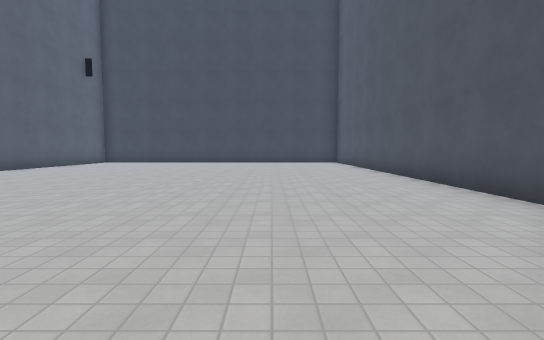
[1] (above)

20 first-person views from a walk through a 3-D level made in the Godot game engine. The camera is 1.4 m above the floor, tilts 4° down and sees 85° across. The floor is counted in squares, 2 m on a side. Each view is taken from the middle of a square. On the plan, view 1 faces up. The plan holds only what a view shows up to about 10 squares ahead; the rest is blank. The place goes on beyond the plan. Flat picture figures and markers are left out. Some surface patterns are stand-ins.

[2]
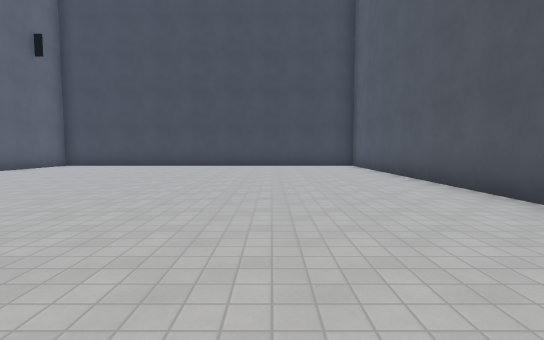

[3]
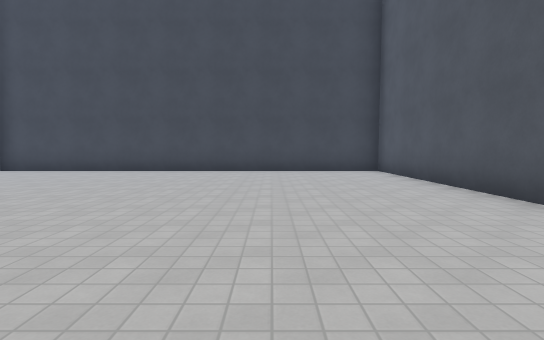

[4]
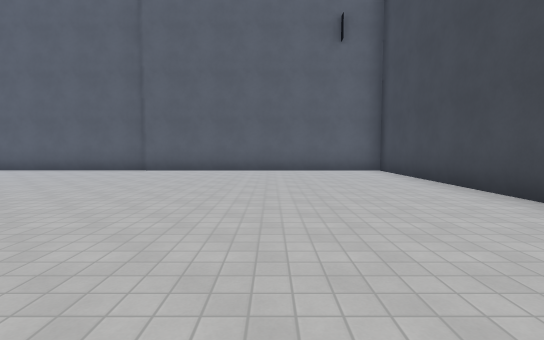

[5]
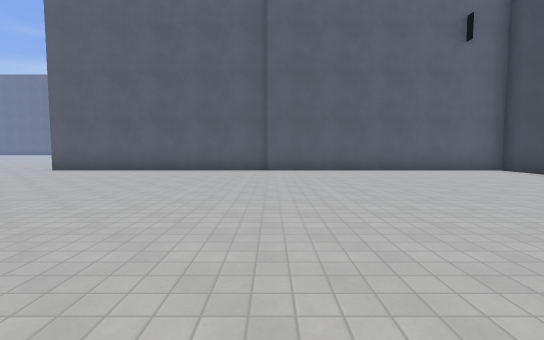

[6]
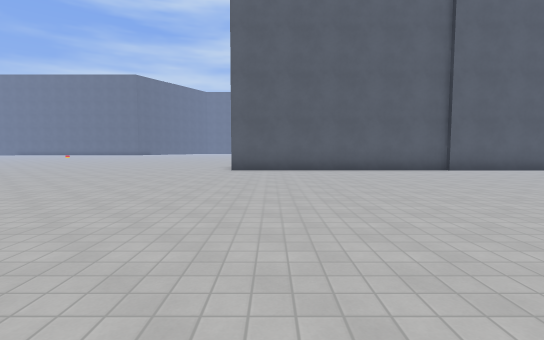

[7]
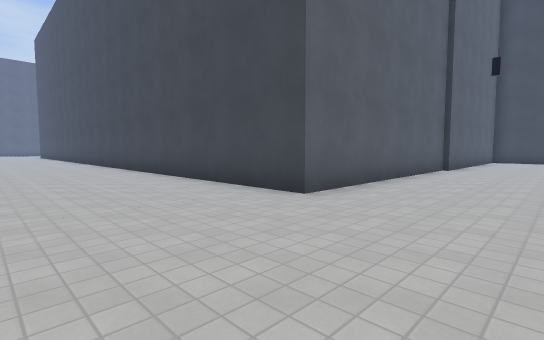

[8]
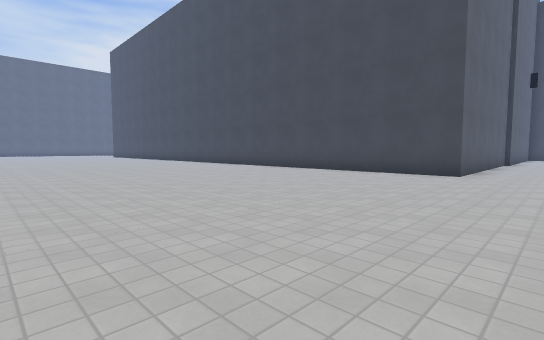

[9]
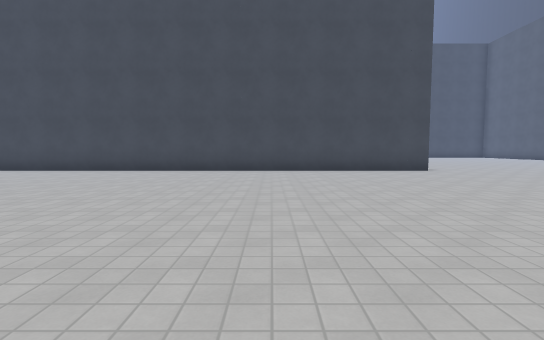

[10]
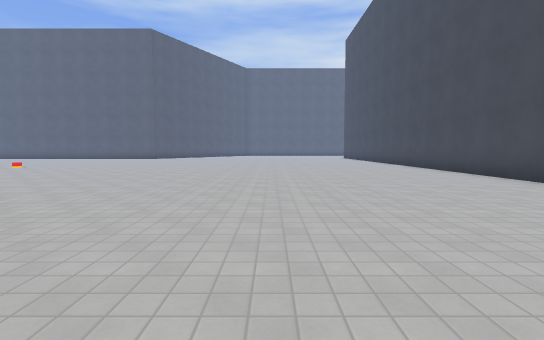

[11]
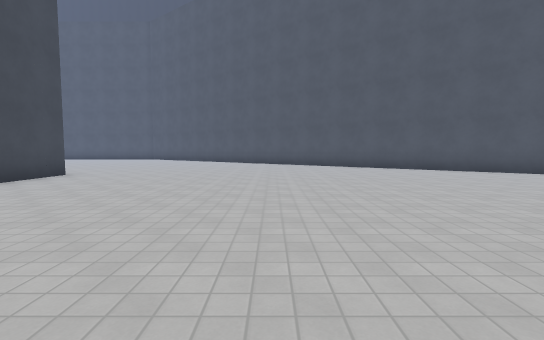

[12]
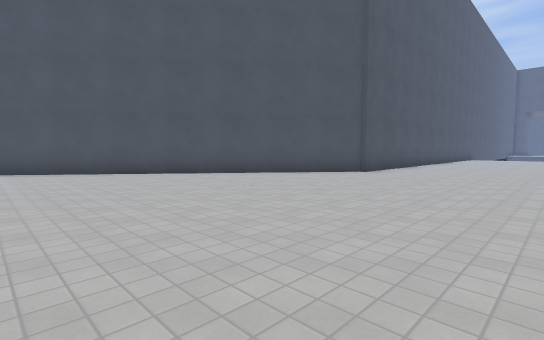

[13]
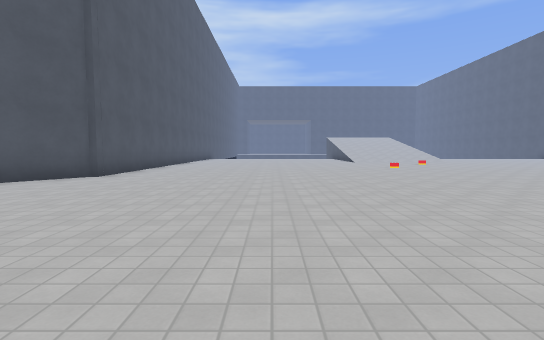

[14]
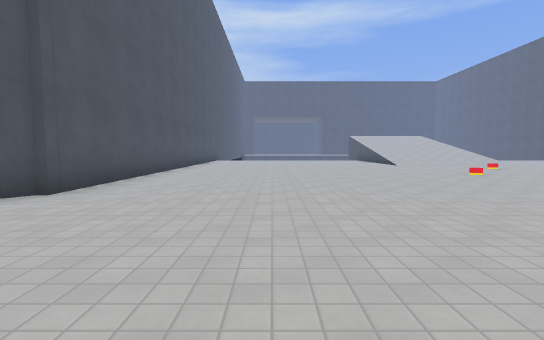

[15]
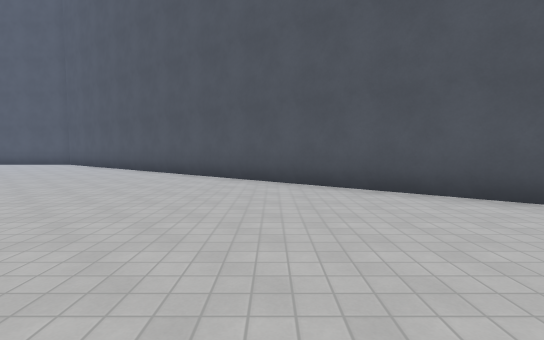

[16]
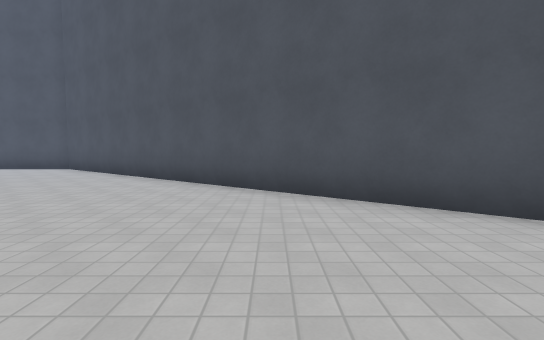

[17]
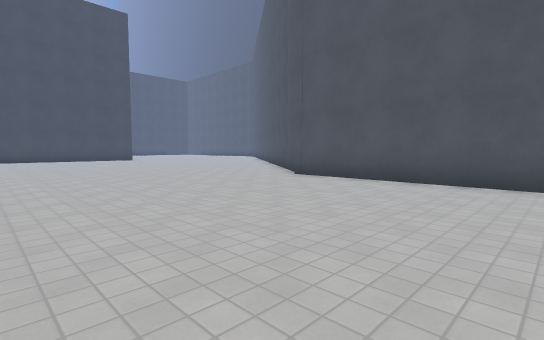

[18]
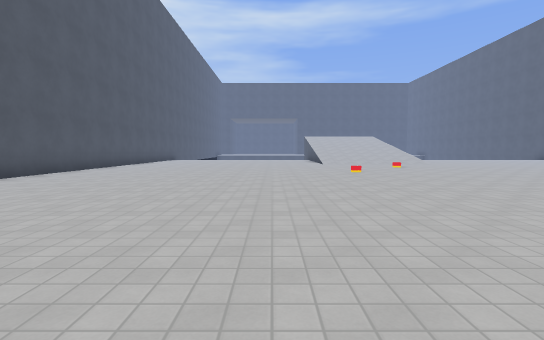

[19]
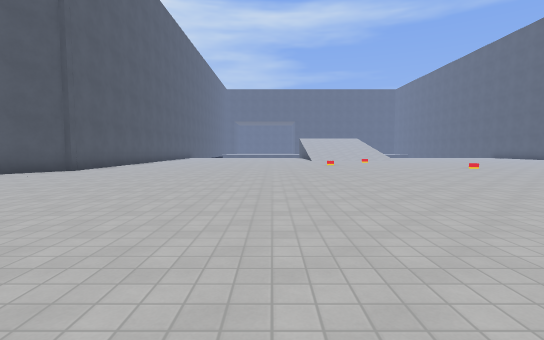

[20]
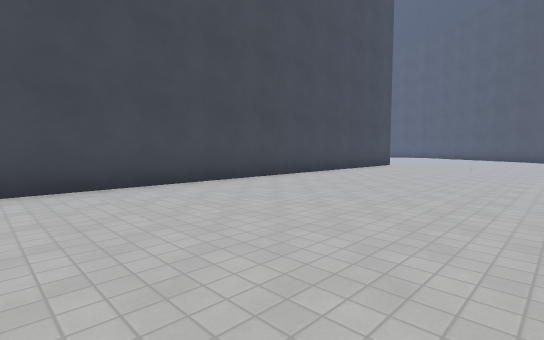

### Floor plan
Points are (right, up) in squares from view 1. A wall is a line through its corners. A room is listed if a view was taken in it or the views show most of it. See-through windows are left out.
Room 1 (views 1, 2, 3, 4, 5, 6, 7, 8, 9, 10, 11, 12, 13, 14, 15, 16, 17, 18, 19, 20)
walls: (-9.6, -13.8) (3, 2.6); (-8.9, 7.9) (-8.9, 0.6) (-22.5, 0.6); (3.4, 3.6) (3.4, 15.6) (-8.7, 15.6) (-8.7, 7.8); (-9.6, -19) (-9.6, -13.4)
objects: other object (-19, -17)

Where each view was taken, in squares from view 1:
view 1: 0 up, 0 right, facing up
view 2: 3 up, 0 right, facing up
view 3: 6 up, 0 right, facing up
view 4: 12 up, 1 right, facing left
view 5: 8 up, 1 right, facing left
view 6: 2 up, 1 right, facing left
view 7: 3 down, 6 left, facing up-left
view 8: 8 down, 7 left, facing up-left
view 9: 9 down, 14 left, facing up
view 10: 5 down, 12 left, facing left
view 11: 5 down, 17 left, facing right
view 12: 5 down, 14 left, facing down-right
view 13: 6 down, 14 left, facing down
view 14: 9 down, 13 left, facing down
view 15: 6 down, 10 left, facing right
view 16: 4 down, 7 left, facing right
view 17: 19 down, 16 left, facing up-right
view 18: 8 down, 16 left, facing down
view 19: 4 down, 16 left, facing down
view 20: 5 down, 22 left, facing up-right
